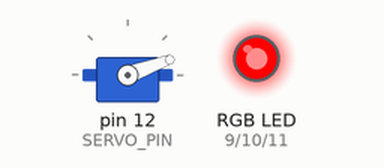
This program was run on a simulated Arduino Uno, built with avr-gcc and run on an emulated ATmega328P. Shown: servo, an RGB LED mixed from three pins (HIGH = lit).

Above: at 0.4 s.
At 2.8 s:
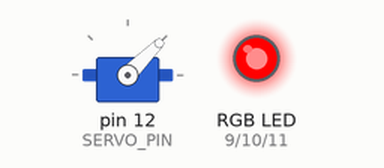
Timing chart, 0 to 4.3 s (numbered marks = the images above):
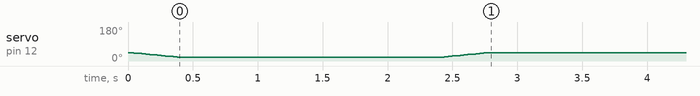

The program:

main.cpp
```cpp
#include <Arduino.h>
#include <Servo.h>
#include <arduino-timer.h>

#define DEBUG false

const int BAUD_RATE = 9600;
const int DOOR_DELAY = 2000;
const int IR_SENSOR_PIN = 8;
const int SERVO_DELAY = 15;
const int SERVO_UNLOCK_POS = 20;
const int SERVO_PIN = 12;
const int SERVO_LOCK_POS = 45;
const long TICK_LENGTH = 14400000; //7200000;
const int RED_LIGHT_PIN = 9;
const int GREEN_LIGHT_PIN = 10;
const int BLUE_LIGHT_PIN = 11;
Servo servo;

auto timer = timer_create_default();
bool locked = true;
bool open = false;
bool halfway = false;

enum RGB_COLOR
{
  RED,
  GREEN,
  BLUE
};

void Lock();
void Log(String msg);
inline const char *RGB_ToString(RGB_COLOR c);
void RGB_color(int r, int g, int b);
void ServoLock();
void ServoUnlock();
bool Unlock(void *);
void TurnOnLed(RGB_COLOR color);

void setup()
{
  if (DEBUG)
  {
    Serial.begin(BAUD_RATE);
  }

  pinMode(IR_SENSOR_PIN, INPUT);
  pinMode(RED_LIGHT_PIN, OUTPUT);
  pinMode(GREEN_LIGHT_PIN, OUTPUT);
  pinMode(BLUE_LIGHT_PIN, OUTPUT);

  servo.write(SERVO_LOCK_POS);
  servo.attach(SERVO_PIN);

  Log("Set timer tick: " + String(TICK_LENGTH));
  timer.every(TICK_LENGTH, Unlock);

  TurnOnLed(RED);
  ServoUnlock();
  delay(DOOR_DELAY);
  ServoLock();
}

void loop()
{
  timer.tick();
  if (!locked)
  {
    int irState = digitalRead(IR_SENSOR_PIN); // 1 (HIGH) is open 0 (LOW) is closed
    if (!open)
    {
      if (irState == HIGH)
      {
        Log("Open = true, IR sensor: " + String(irState));
        open = true;
        TurnOnLed(BLUE);
        delay(DOOR_DELAY);
      }
    }
    else
    {
      if (irState == LOW)
      {
        Log("Open = false, IR sensor: " + String(irState));
        open = false;
        delay(DOOR_DELAY);
        Lock();
      }
    }
  }
}

void Log(String msg)
{
  if (DEBUG)
  {
    Serial.println(msg);
  }
}

void Lock()
{
  Log("Lock");
  TurnOnLed(RED);
  locked = true;
  ServoLock();
  Log("Set timer tick: " + String(TICK_LENGTH));
  timer.every(TICK_LENGTH, Unlock);
}

void ServoLock()
{
  for (int servoPos = SERVO_UNLOCK_POS; servoPos <= SERVO_LOCK_POS; servoPos += 1)
  {
    servo.write(servoPos);
    delay(SERVO_DELAY);
  }
}

bool Unlock(void *)
{
  Log("Unlock");
  TurnOnLed(GREEN);
  locked = false;
  ServoUnlock();
  return false;
}

void ServoUnlock()
{
  for (int servoPos = SERVO_LOCK_POS; servoPos >= SERVO_UNLOCK_POS; servoPos -= 1)
  {
    servo.write(servoPos);
    delay(SERVO_DELAY);
  }
}

void TurnOnLed(RGB_COLOR color)
{
  Log(RGB_ToString(color));
  switch (color)
  {
  case RED:
    RGB_color(255, 0, 0); // Red
    break;
  case GREEN:
    RGB_color(0, 255, 0); // Green
    break;
  case BLUE:
    RGB_color(0, 0, 255); // Blue
    break;
  }
}

void RGB_color(int r, int g, int b)
{
  analogWrite(RED_LIGHT_PIN, r);
  analogWrite(GREEN_LIGHT_PIN, g);
  analogWrite(BLUE_LIGHT_PIN, b);
}

inline const char *RGB_ToString(RGB_COLOR c)
{
  switch (c)
  {
  case RED:
    return "RED";
  case GREEN:
    return "GREEN";
  case BLUE:
    return "BLUE";
  }
}
```
